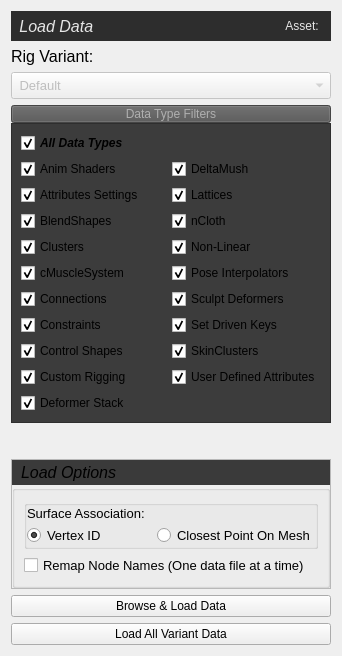
<?xml version="1.0" encoding="UTF-8"?>
<ui version="4.0">
 <class>Form</class>
 <widget class="QWidget" name="Form">
  <property name="geometry">
   <rect>
    <x>0</x>
    <y>0</y>
    <width>342</width>
    <height>656</height>
   </rect>
  </property>
  <property name="windowTitle">
   <string>Load Data Util</string>
  </property>
  <layout class="QVBoxLayout" name="verticalLayout">
   <item>
    <widget class="QFrame" name="banner_frame">
     <property name="minimumSize">
      <size>
       <width>0</width>
       <height>30</height>
      </size>
     </property>
     <property name="maximumSize">
      <size>
       <width>16777215</width>
       <height>30</height>
      </size>
     </property>
     <property name="styleSheet">
      <string notr="true">QFrame{background-color: rgb(45, 45, 45);
color: rgb(230, 230, 230);}</string>
     </property>
     <property name="frameShape">
      <enum>QFrame::NoFrame</enum>
     </property>
     <property name="frameShadow">
      <enum>QFrame::Raised</enum>
     </property>
     <layout class="QHBoxLayout" name="horizontalLayout">
      <property name="spacing">
       <number>4</number>
      </property>
      <property name="leftMargin">
       <number>4</number>
      </property>
      <property name="topMargin">
       <number>0</number>
      </property>
      <property name="bottomMargin">
       <number>0</number>
      </property>
      <item>
       <widget class="QLabel" name="label_19">
        <property name="minimumSize">
         <size>
          <width>0</width>
          <height>30</height>
         </size>
        </property>
        <property name="font">
         <font>
          <pointsize>12</pointsize>
          <italic>true</italic>
         </font>
        </property>
        <property name="styleSheet">
         <string notr="true"/>
        </property>
        <property name="text">
         <string> Load Data</string>
        </property>
        <property name="alignment">
         <set>Qt::AlignLeading|Qt::AlignLeft|Qt::AlignVCenter</set>
        </property>
        <property name="indent">
         <number>0</number>
        </property>
       </widget>
      </item>
      <item>
       <widget class="QLabel" name="asset_label">
        <property name="font">
         <font>
          <pointsize>9</pointsize>
         </font>
        </property>
        <property name="text">
         <string>Asset: </string>
        </property>
        <property name="alignment">
         <set>Qt::AlignRight|Qt::AlignTrailing|Qt::AlignVCenter</set>
        </property>
       </widget>
      </item>
     </layout>
    </widget>
   </item>
   <item>
    <widget class="QLabel" name="label_6">
     <property name="font">
      <font>
       <pointsize>12</pointsize>
      </font>
     </property>
     <property name="text">
      <string>Rig Variant:</string>
     </property>
     <property name="alignment">
      <set>Qt::AlignLeading|Qt::AlignLeft|Qt::AlignVCenter</set>
     </property>
     <property name="indent">
      <number>0</number>
     </property>
    </widget>
   </item>
   <item>
    <widget class="QComboBox" name="variant_cmb">
     <property name="enabled">
      <bool>false</bool>
     </property>
     <property name="minimumSize">
      <size>
       <width>0</width>
       <height>27</height>
      </size>
     </property>
     <property name="font">
      <font>
       <pointsize>10</pointsize>
      </font>
     </property>
     <property name="toolTip">
      <string>Current rig variant. </string>
     </property>
     <item>
      <property name="text">
       <string> Default</string>
      </property>
     </item>
    </widget>
   </item>
   <item>
    <widget class="QFrame" name="frame">
     <property name="styleSheet">
      <string notr="true"/>
     </property>
     <property name="frameShape">
      <enum>QFrame::NoFrame</enum>
     </property>
     <property name="frameShadow">
      <enum>QFrame::Raised</enum>
     </property>
     <layout class="QVBoxLayout" name="verticalLayout_5">
      <property name="spacing">
       <number>0</number>
      </property>
      <property name="margin">
       <number>0</number>
      </property>
      <item>
       <widget class="QPushButton" name="filter_btn">
        <property name="enabled">
         <bool>false</bool>
        </property>
        <property name="maximumSize">
         <size>
          <width>16777215</width>
          <height>18</height>
         </size>
        </property>
        <property name="styleSheet">
         <string notr="true">background-color: rgb(84, 84, 84);
color: rgb(175, 175, 175);</string>
        </property>
        <property name="text">
         <string>Data Type Filters</string>
        </property>
        <property name="checkable">
         <bool>true</bool>
        </property>
        <property name="flat">
         <bool>false</bool>
        </property>
       </widget>
      </item>
      <item>
       <widget class="QFrame" name="filter_frame">
        <property name="styleSheet">
         <string notr="true">QFrame{background-color: rgb(60, 60, 60);;}</string>
        </property>
        <property name="frameShape">
         <enum>QFrame::StyledPanel</enum>
        </property>
        <property name="frameShadow">
         <enum>QFrame::Raised</enum>
        </property>
        <layout class="QGridLayout" name="filter_layout">
         <item row="0" column="0">
          <widget class="QCheckBox" name="all_chx">
           <property name="font">
            <font>
             <weight>75</weight>
             <italic>true</italic>
             <bold>true</bold>
            </font>
           </property>
           <property name="text">
            <string>All Data Types</string>
           </property>
           <property name="checked">
            <bool>true</bool>
           </property>
          </widget>
         </item>
         <item row="3" column="0">
          <widget class="QCheckBox" name="bsh_chk">
           <property name="whatsThis">
            <string>blendShape</string>
           </property>
           <property name="text">
            <string>BlendShapes</string>
           </property>
           <property name="checked">
            <bool>true</bool>
           </property>
          </widget>
         </item>
         <item row="4" column="0">
          <widget class="QCheckBox" name="cls_chx">
           <property name="whatsThis">
            <string>cluster</string>
           </property>
           <property name="text">
            <string>Clusters</string>
           </property>
           <property name="checked">
            <bool>true</bool>
           </property>
          </widget>
         </item>
         <item row="6" column="0">
          <widget class="QCheckBox" name="cnct_chx">
           <property name="whatsThis">
            <string>connections</string>
           </property>
           <property name="text">
            <string>Connections</string>
           </property>
           <property name="checked">
            <bool>true</bool>
           </property>
          </widget>
         </item>
         <item row="7" column="0">
          <widget class="QCheckBox" name="cons_chx">
           <property name="whatsThis">
            <string>constraints</string>
           </property>
           <property name="text">
            <string>Constraints</string>
           </property>
           <property name="checked">
            <bool>true</bool>
           </property>
          </widget>
         </item>
         <item row="9" column="0">
          <widget class="QCheckBox" name="custom_chx">
           <property name="whatsThis">
            <string>customRig</string>
           </property>
           <property name="text">
            <string>Custom Rigging</string>
           </property>
           <property name="checked">
            <bool>true</bool>
           </property>
          </widget>
         </item>
         <item row="1" column="0">
          <widget class="QCheckBox" name="shd_chx">
           <property name="whatsThis">
            <string>shaders</string>
           </property>
           <property name="text">
            <string>Anim Shaders</string>
           </property>
           <property name="checked">
            <bool>true</bool>
           </property>
          </widget>
         </item>
         <item row="8" column="0">
          <widget class="QCheckBox" name="ctrls_chx">
           <property name="whatsThis">
            <string>controlShapes</string>
           </property>
           <property name="text">
            <string>Control Shapes</string>
           </property>
           <property name="checked">
            <bool>true</bool>
           </property>
          </widget>
         </item>
         <item row="10" column="0">
          <widget class="QCheckBox" name="dstack_chx">
           <property name="whatsThis">
            <string>stack</string>
           </property>
           <property name="text">
            <string>Deformer Stack</string>
           </property>
           <property name="checked">
            <bool>true</bool>
           </property>
          </widget>
         </item>
         <item row="2" column="0">
          <widget class="QCheckBox" name="kattr_chx">
           <property name="whatsThis">
            <string>kAttributes</string>
           </property>
           <property name="text">
            <string>Attributes Settings</string>
           </property>
           <property name="checked">
            <bool>true</bool>
           </property>
          </widget>
         </item>
         <item row="4" column="1">
          <widget class="QCheckBox" name="nld_chx">
           <property name="whatsThis">
            <string>nonLinear</string>
           </property>
           <property name="text">
            <string>Non-Linear</string>
           </property>
           <property name="checked">
            <bool>true</bool>
           </property>
          </widget>
         </item>
         <item row="3" column="1">
          <widget class="QCheckBox" name="ncloth_chx">
           <property name="whatsThis">
            <string>nCloth</string>
           </property>
           <property name="text">
            <string>nCloth</string>
           </property>
           <property name="checked">
            <bool>true</bool>
           </property>
          </widget>
         </item>
         <item row="2" column="1">
          <widget class="QCheckBox" name="ffd_chx">
           <property name="whatsThis">
            <string>lattice</string>
           </property>
           <property name="text">
            <string>Lattices</string>
           </property>
           <property name="checked">
            <bool>true</bool>
           </property>
          </widget>
         </item>
         <item row="1" column="1">
          <widget class="QCheckBox" name="dmush_chx">
           <property name="whatsThis">
            <string>deltaMush</string>
           </property>
           <property name="text">
            <string>DeltaMush</string>
           </property>
           <property name="checked">
            <bool>true</bool>
           </property>
          </widget>
         </item>
         <item row="5" column="0">
          <widget class="QCheckBox" name="cnct_chx_2">
           <property name="whatsThis">
            <string>cMuscleSystem</string>
           </property>
           <property name="text">
            <string>cMuscleSystem</string>
           </property>
           <property name="checked">
            <bool>true</bool>
           </property>
          </widget>
         </item>
         <item row="5" column="1">
          <widget class="QCheckBox" name="pose_chx">
           <property name="whatsThis">
            <string>pose</string>
           </property>
           <property name="text">
            <string>Pose Interpolators</string>
           </property>
           <property name="checked">
            <bool>true</bool>
           </property>
          </widget>
         </item>
         <item row="6" column="1">
          <widget class="QCheckBox" name="sclp_chx">
           <property name="whatsThis">
            <string>sculpt</string>
           </property>
           <property name="text">
            <string>Sculpt Deformers</string>
           </property>
           <property name="checked">
            <bool>true</bool>
           </property>
          </widget>
         </item>
         <item row="7" column="1">
          <widget class="QCheckBox" name="sdk_chx">
           <property name="whatsThis">
            <string>sdk</string>
           </property>
           <property name="text">
            <string>Set Driven Keys</string>
           </property>
           <property name="checked">
            <bool>true</bool>
           </property>
          </widget>
         </item>
         <item row="8" column="1">
          <widget class="QCheckBox" name="skn_chx">
           <property name="whatsThis">
            <string>skinCluster</string>
           </property>
           <property name="text">
            <string>SkinClusters</string>
           </property>
           <property name="checked">
            <bool>true</bool>
           </property>
          </widget>
         </item>
         <item row="9" column="1">
          <widget class="QCheckBox" name="attr_chx">
           <property name="whatsThis">
            <string>udAttributes</string>
           </property>
           <property name="text">
            <string>User Defined Attributes</string>
           </property>
           <property name="checked">
            <bool>true</bool>
           </property>
          </widget>
         </item>
        </layout>
       </widget>
      </item>
     </layout>
    </widget>
   </item>
   <item>
    <spacer name="verticalSpacer">
     <property name="orientation">
      <enum>Qt::Vertical</enum>
     </property>
     <property name="sizeHint" stdset="0">
      <size>
       <width>20</width>
       <height>40</height>
      </size>
     </property>
    </spacer>
   </item>
   <item>
    <widget class="QFrame" name="none_frame_2">
     <property name="minimumSize">
      <size>
       <width>245</width>
       <height>0</height>
      </size>
     </property>
     <property name="frameShape">
      <enum>QFrame::StyledPanel</enum>
     </property>
     <property name="frameShadow">
      <enum>QFrame::Raised</enum>
     </property>
     <layout class="QVBoxLayout" name="verticalLayout_11">
      <property name="margin">
       <number>0</number>
      </property>
      <item>
       <layout class="QVBoxLayout" name="verticalLayout_13">
        <property name="spacing">
         <number>0</number>
        </property>
        <item>
         <widget class="QLabel" name="part_label_3">
          <property name="minimumSize">
           <size>
            <width>0</width>
            <height>25</height>
           </size>
          </property>
          <property name="maximumSize">
           <size>
            <width>16777215</width>
            <height>25</height>
           </size>
          </property>
          <property name="font">
           <font>
            <pointsize>12</pointsize>
            <italic>true</italic>
           </font>
          </property>
          <property name="styleSheet">
           <string notr="true">background-color: rgb(58, 58, 58);</string>
          </property>
          <property name="lineWidth">
           <number>0</number>
          </property>
          <property name="text">
           <string>Load Options</string>
          </property>
          <property name="alignment">
           <set>Qt::AlignLeading|Qt::AlignLeft|Qt::AlignVCenter</set>
          </property>
          <property name="indent">
           <number>9</number>
          </property>
         </widget>
        </item>
        <item>
         <widget class="QGroupBox" name="options_grp_3">
          <property name="font">
           <font>
            <pointsize>10</pointsize>
            <weight>50</weight>
            <italic>false</italic>
            <bold>false</bold>
           </font>
          </property>
          <property name="contextMenuPolicy">
           <enum>Qt::ActionsContextMenu</enum>
          </property>
          <property name="title">
           <string/>
          </property>
          <property name="flat">
           <bool>true</bool>
          </property>
          <layout class="QVBoxLayout" name="verticalLayout_2">
           <property name="leftMargin">
            <number>9</number>
           </property>
           <property name="rightMargin">
            <number>9</number>
           </property>
           <item>
            <widget class="QGroupBox" name="groupBox">
             <property name="toolTip">
              <string>Load data based on vertex ID or closest point. 
Use closest point if your vert count or vert order has changed.</string>
             </property>
             <property name="title">
              <string/>
             </property>
             <layout class="QGridLayout" name="gridLayout">
              <property name="verticalSpacing">
               <number>4</number>
              </property>
              <property name="margin">
               <number>0</number>
              </property>
              <item row="1" column="1">
               <widget class="QRadioButton" name="vert_rdo">
                <property name="text">
                 <string>Vertex ID</string>
                </property>
                <property name="checked">
                 <bool>true</bool>
                </property>
               </widget>
              </item>
              <item row="1" column="2">
               <widget class="QRadioButton" name="cpoint_rdo">
                <property name="text">
                 <string>Closest Point On Mesh</string>
                </property>
               </widget>
              </item>
              <item row="0" column="1" colspan="2">
               <widget class="QLabel" name="label_2">
                <property name="text">
                 <string>Surface Association:</string>
                </property>
               </widget>
              </item>
             </layout>
            </widget>
           </item>
           <item>
            <widget class="QCheckBox" name="remap_chx">
             <property name="toolTip">
              <string>Remap node names from one to another. 
Use this if geo names or joint names have changed or no longer exist.</string>
             </property>
             <property name="text">
              <string>Remap Node Names (One data file at a time)</string>
             </property>
            </widget>
           </item>
          </layout>
         </widget>
        </item>
       </layout>
      </item>
     </layout>
    </widget>
   </item>
   <item>
    <widget class="QPushButton" name="import_btn">
     <property name="toolTip">
      <string>Browse for specifc data files to load. </string>
     </property>
     <property name="text">
      <string>Browse &amp;&amp; Load Data</string>
     </property>
    </widget>
   </item>
   <item>
    <widget class="QPushButton" name="import_all_btn">
     <property name="toolTip">
      <string>Load all data modules for the given data types for the currently set rig variant. </string>
     </property>
     <property name="text">
      <string>Load All Variant Data</string>
     </property>
    </widget>
   </item>
  </layout>
 </widget>
 <resources/>
 <connections/>
</ui>
